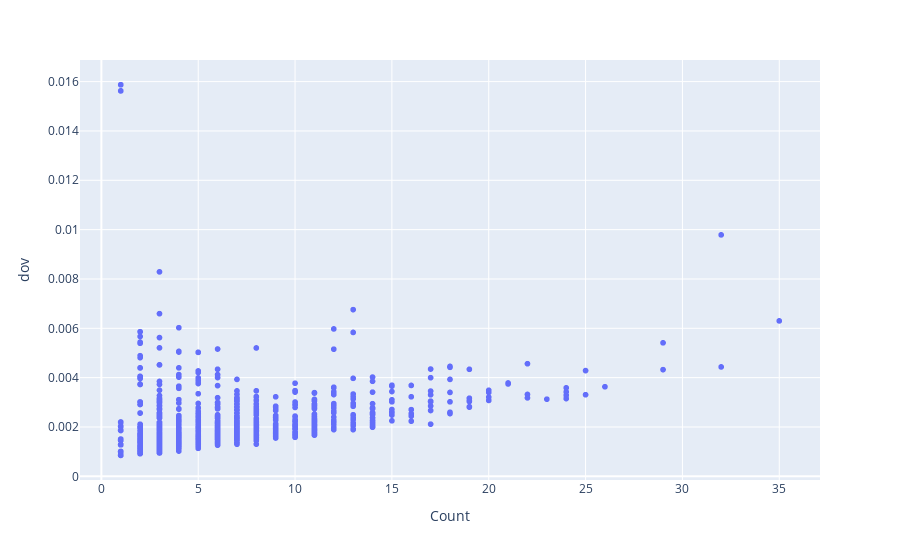

Notebook cell for this chart:
### Code cell
import plotly.express as px

# Create the scatter plot using Plotly
fig = px.scatter(wsm_dov, x='Count', y='dov', hover_data=['Name'])

# Show the plot
fig.show()

### Figure 1 — Plotly figure (JSON) as saved in the notebook; plotly's stock layout.template omitted (floating-point values rounded to 4 significant figures; data arrays with more than 128 entries replaced by an {"elided": "..."} marker saying what was removed)
{"data": [{"customdata": {"elided": "1408x1 str values"}, "hovertemplate": "Count=%{x}<br>dov=%{y}<br>Name=%{customdata[0]}<extra></extra>", "legendgroup": "", "marker": {"color": "#636efa", "symbol": "circle"}, "mode": "markers", "name": "", "showlegend": false, "type": "scattergl", "x": {"elided": "1408 int values"}, "xaxis": "x", "y": {"elided": "1408 float values"}, "yaxis": "y"}], "layout": {"autosize": true, "legend": {"tracegroupgap": 0}, "margin": {"t": 60}, "xaxis": {"anchor": "y", "autorange": true, "domain": [0, 1], "range": [-1.018, 37.02], "title": {"text": "Count"}, "type": "linear"}, "yaxis": {"anchor": "x", "autorange": true, "domain": [0, 1], "range": [-0.0003089, 0.01704], "title": {"text": "dov"}, "type": "linear"}}}
